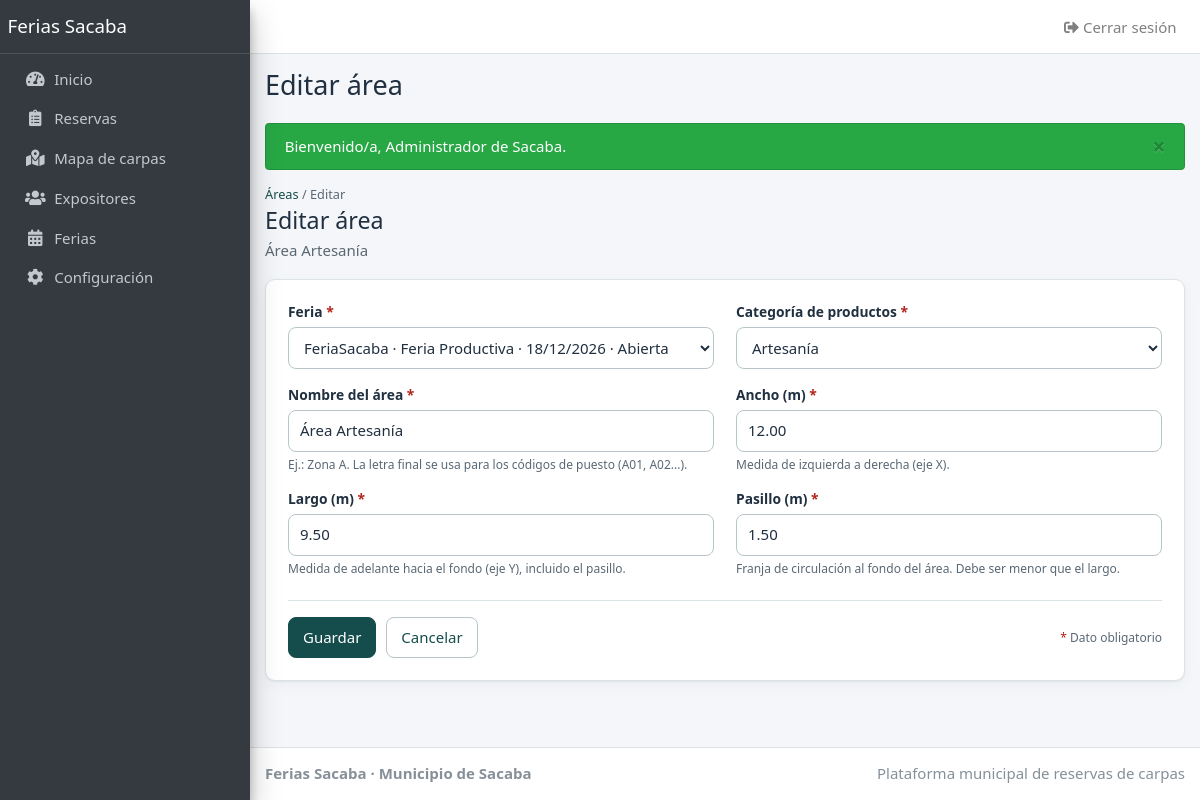
Screenshot of /index.php?ruta=areas/editar&id=2 (signed in) with the database file from the repository.
### tables this page shows
CREATE TABLE areas (
    id           INT AUTO_INCREMENT PRIMARY KEY,
    feria_id     INT NOT NULL,
    categoria_id INT NOT NULL,
    nombre       VARCHAR(80) NOT NULL,
    ancho_m      DECIMAL(6,2) NOT NULL,
    largo_m      DECIMAL(6,2) NOT NULL,
    pasillo_m    DECIMAL(6,2) NOT NULL DEFAULT 1.50,
    UNIQUE KEY uq_areas_nombre (feria_id, nombre),
    UNIQUE KEY uq_areas_id_feria (id, feria_id),
    CONSTRAINT fk_areas_feria
        FOREIGN KEY (feria_id) REFERENCES ferias(id),
    CONSTRAINT fk_areas_categoria
        FOREIGN KEY (categoria_id) REFERENCES categorias(id),
    CONSTRAINT chk_areas_medidas
        CHECK (ancho_m > 0 AND largo_m > pasillo_m AND pasillo_m > 0)
);

### app/core/helpers.php (called while the page is built, shortened)
<?php
function e(mixed $valor): string
{
    return htmlspecialchars((string) ($valor ?? ''), ENT_QUOTES, 'UTF-8');
}
function url(string $ruta, array $parametros = []): string
{
    return 'index.php?' . http_build_query(['ruta' => $ruta] + $parametros);
}
function vista(string $nombre, array $datos = []): void
{
    extract($datos, EXTR_SKIP);
    require dirname(__DIR__) . '/views/' . $nombre . '.php';
}

### app/controllers/CrudController.php (called while the page is built, shortened)
<?php
abstract class CrudController
{
    protected string $ruta = '';
    protected string $titulo = '';
    protected string $singular = '';
    protected string $textoNuevo = '';
    private ?Modelo $modeloCache = null;
    protected function avisoFormulario(?array $fila): ?string
    {
        return null;
    }
    protected function nombreRegistro(array $fila): string
    {
        return (string) ($fila['nombre'] ?? ('N.º ' . $fila['id']));
    }
    protected function modelo(): Modelo
    {
        return $this->modeloCache ??= $this->crearModelo();
    }
    public function editar(): void
    {
        $fila = $this->cargarFila(pedir_get('id'));
        $campos = $this->campos($fila);
        $valores = [];
        foreach ($campos as $nombre => $c) {
            $valores[$nombre] = ($c['tipo'] ?? '') === 'password' ? '' : ($fila[$nombre] ?? ($c['defecto'] ?? ''));
        }
        $this->mostrarFormulario($fila, $campos, $valores, []);
    }
    protected function mostrarFormulario(?array $fila, array $campos, array $valores, array $errores): void
    {
        $esNuevo = $fila === null;
        $visibles = array_filter($campos, fn (array $c): bool => $this->campoVisible($c, $esNuevo));
        vista('crud/formulario', [
            'titulo'       => $esNuevo ? $this->textoNuevo : 'Editar ' . $this->singular,
            'subtitulo'    => $esNuevo ? '' : $this->nombreRegistro($fila),
            'modulo'       => $this->ruta,
            'tituloModulo' => $this->titulo,
            'fila'         => $fila,
            'campos'       => $visibles,
            'valores'      => $valores,
            'errores'      => $errores,
            'aviso'        => $this->avisoFormulario($fila),
            'requisitos'   => $esNuevo ? $this->requisitos() : [],
        ]);
    }
    private function campoVisible(array $c, bool $esNuevo): bool
    {
        return empty($c['soloCrear']) || $esNuevo;
    }
    protected function cargarFila(string $id): array
    {
        $numero = filter_var($id, FILTER_VALIDATE_INT, ['options' => ['min_range' => 1]]);
        $fila = $numero === false ? null : $this->modelo()->buscar($numero);
        return $fila;
    }
}

### app/models/Modelo.php (called while the page is built, shortened)
<?php
require_once __DIR__ . '/../../config/Database.php';
abstract class Modelo
{
    protected string $tabla = '';
    protected PDO $db;
    public function __construct()
    {
        $this->db = Database::conectar();
    }
    public function buscar(int $id): ?array
    {
        $consulta = $this->db->prepare("SELECT * FROM `{$this->tabla}` WHERE id = :id");
        $consulta->execute(['id' => $id]);
        $fila = $consulta->fetch();
        return $fila ?: null;
    }
}

### config/Database.php (called while the page is built, shortened)
<?php
final class Database
{
    private static ?PDO $conexion = null;
    public static function conectar(): PDO
    {
        if (self::$conexion === null) {
            $c = require __DIR__ . '/config.php';
            $dsn = sprintf(
                'mysql:host=%s;port=%s;dbname=%s;charset=utf8mb4',
                $c['db_host'],
                $c['db_port'],
                $c['db_name']
            );
            self::$conexion = new PDO($dsn, $c['db_user'], $c['db_pass'], [
                PDO::ATTR_ERRMODE            => PDO::ERRMODE_EXCEPTION,
                PDO::ATTR_DEFAULT_FETCH_MODE => PDO::FETCH_ASSOC,
                PDO::ATTR_EMULATE_PREPARES   => false,
            ]);
        }
        return self::$conexion;
    }
}

### app/core/bootstrap.php (called while the page is built, shortened)
<?php
spl_autoload_register(static function (string $clase): void {
    $carpetas = ['/app/core/', '/app/controllers/', '/app/models/', '/app/services/', '/config/'];
    foreach ($carpetas as $carpeta) {
        $archivo = RAIZ_PROYECTO . $carpeta . $clase . '.php';
        if (is_file($archivo)) {
            return;
        }
    }
});
require_once __DIR__ . '/helpers.php';

### app/controllers/AreasController.php (called while the page is built, shortened)
<?php
final class AreasController extends CrudController
{
    protected function crearModelo(): Modelo
    {
        return new Area();
    }
}

### app/views/crud/formulario.php (the view, shortened to what this page needs)
<?php
require __DIR__ . '/../layout/header.php';
$tiposInput = ['texto' => 'text', 'email' => 'email', 'password' => 'password', 'telefono' => 'tel',
               'decimal' => 'text', 'entero' => 'number', 'fecha' => 'date', 'archivo' => 'file'];
$requiereArchivo = count(array_filter($campos, static fn (array $c): bool => ($c['tipo'] ?? '') === 'archivo')) > 0;
?>
<div class="encabezado">
    <div>
        <p class="migas"><a href="<?= e(url($modulo)) ?>"><?= e($tituloModulo) ?></a> / <?= $fila === null ? 'Nuevo registro' : 'Editar' ?></p>
        <h1><?= e($titulo) ?></h1>
        <?php if ($subtitulo !== ''): ?><p class="descripcion"><?= e($subtitulo) ?></p><?php endif; ?>
    </div>
</div>
<form method="post" action="<?= e(url($modulo . '/guardar')) ?>" class="tarjeta formulario"<?= $requiereArchivo ? ' enctype="multipart/form-data"' : '' ?>>
    <div class="rejilla-form">
        <?php foreach ($campos as $nombre => $c):
            $tipo = $c['tipo'] ?? 'texto';
            $valor = $valores[$nombre] ?? '';
            $error = $errores[$nombre] ?? null;
            $idCampo = 'campo_' . $nombre;
            $condicion = $c['mostrarSi'] ?? null;
            $requerido = !empty($c['requerido']);
            $attrRequerido = $requerido && $condicion === null ? ' required' : '';
            $idAyuda = !empty($c['ayuda']) ? ' aria-describedby="ayuda_' . e($nombre) . '"' : '';
            ?>
            <div class="campo<?= $tipo === 'check' ? ' campo-check' : '' ?><?= $error !== null ? ' con-error' : '' ?>"
                <?php if ($condicion !== null): ?>
                    data-si-campo="<?= e($condicion[0]) ?>" data-si-valor="<?= e($condicion[1]) ?>" data-requerido="<?= $requerido ? '1' : '0' ?>"
                <?php endif; ?>>
                <?php if ($tipo === 'check'): ?>
                    <label>
                        <input type="checkbox" id="<?= e($idCampo) ?>" name="<?= e($nombre) ?>" value="1"<?= (int) $valor === 1 ? ' checked' : '' ?>>
                        <?= e($c['etiqueta']) ?>
                    </label>
                <?php elseif ($tipo === 'archivo'): ?>
                    <input type="file" id="<?= e($idCampo) ?>" name="<?= e($nombre) ?>" accept="image/jpeg,image/png,image/webp">
                <?php else: ?>
                    <label for="<?= e($idCampo) ?>"><?= e($c['etiqueta']) ?><?= $requerido ? ' <span class="obligatorio" title="Obligatorio">*</span>' : '' ?></label>
                    <?php if ($tipo === 'select'): ?>
                        <select id="<?= e($idCampo) ?>" name="<?= e($nombre) ?>"<?= $attrRequerido ?><?= $idAyuda ?>
                            <?= !empty($c['filtrarCon']) ? ' data-filtrar-con="' . e($c['filtrarCon']) . '"' : '' ?>>
                            <?php foreach ($c['opciones'] as $clave => $texto): ?>
                                <option value="<?= e($clave) ?>"<?= (string) $clave === (string) $valor ? ' selected' : '' ?><?php
                                ?>><?= e($texto) ?></option>
                            <?php endforeach; ?>
                        </select>
                    <?php else: ?>
                        <input type="<?= $tiposInput[$tipo] ?? 'text' ?>" id="<?= e($idCampo) ?>" name="<?= e($nombre) ?>"
                               value="<?= $tipo === 'password' ? '' : e($valor) ?>"<?= $attrRequerido ?><?= $idAyuda ?>
                            <?= isset($c['max']) ? ' maxlength="' . (int) $c['max'] . '"' : '' ?>
                            <?= !empty($c['sugerencias']) ? ' list="sugerencias_' . e($nombre) . '"' : '' ?>
                            <?= $tipo === 'decimal' ? ' inputmode="decimal"' : '' ?>
                            <?= $tipo === 'password' ? ' autocomplete="new-password" minlength="8" maxlength="72"' : '' ?>
                            <?= $tipo === 'email' ? ' autocomplete="off"' : '' ?>>
                    <?php endif; ?>
                <?php endif; ?>
                <?php if (!empty($c['ayuda'])): ?>
                    <small class="ayuda" id="ayuda_<?= e($nombre) ?>"><?= e($c['ayuda']) ?></small>
                <?php endif; ?>
            </div>
        <?php endforeach; ?>
    </div>
    <div class="acciones-form">
        <button type="submit" class="boton boton-primario">Guardar</button>
        <a class="boton" href="<?= e(url($modulo)) ?>">Cancelar</a>
        <span class="nota-obligatorio"><span class="obligatorio">*</span> Dato obligatorio</span>
    </div>
</form>
<?php require __DIR__ . '/../layout/footer.php'; ?>

### public/css/admin.css (style rules this page uses)
:root { --primario: #154d4c; --primario-oscuro: #0e3938; --primario-suave: #e0efeb; --acento: #76a89e; --fondo: #f3f5f8; --superficie: #ffffff; --texto: #203040; --suave: #5a6875; --borde: #dce3e7; --borde-control: #b8c5c9; --cabecera-tabla: #e8efef; --peligro: #b42318; --peligro-suave: #fdecea; --ok: #1d6b45; --ok-suave: #e2f1e9; --aviso: #7a5200; --aviso-suave: #fff4ce; --naranja: #8f3f00; --naranja-suave: #ffe8d6; --info: #1d4f91; --info-suave: #e6effb; --morado: #5b2e91; --morado-suave: #efe7fa; --radio: 10px; --sombra: 0 1px 2px rgba(16, 40, 50, .06), 0 4px 14px rgba(16, 40, 50, .04); }
* { box-sizing: border-box; }
html { font-size: 15px; }
body { margin: 0; background: var(--fondo); color: var(--texto); font-family: system-ui, -apple-system, "Segoe UI", Roboto, Arial, sans-serif; line-height: 1.45; }
a { color: var(--primario); }
h1 { font-size: 1.55rem; margin: 0 0 .25rem; line-height: 1.2; }
.encabezado { display: flex; justify-content: space-between; align-items: flex-start; flex-wrap: wrap; gap: 14px; margin-bottom: 18px; }
.descripcion { margin: .3rem 0 0; color: var(--suave); max-width: 72ch; }
.migas { margin: 0 0 4px; font-size: .85rem; color: var(--suave); }
.tarjeta { background: var(--superficie); border: 1px solid var(--borde); border-radius: var(--radio); box-shadow: var(--sombra); padding: 20px; margin-bottom: 18px; }
.boton { display: inline-flex; align-items: center; justify-content: center; gap: 6px; padding: 9px 14px; border: 1px solid var(--borde-control); border-radius: 8px; background: #fff; color: var(--primario); font: inherit; font-weight: 500; text-decoration: none; white-space: nowrap; cursor: pointer; }
.boton-primario { background: var(--primario); border-color: var(--primario); color: #fff; }
input, select, textarea { width: 100%; padding: 9px 11px; border: 1px solid var(--borde-control); border-radius: 8px; background: #fff; color: var(--texto); font: inherit; }
.formulario { padding: 22px; }
.rejilla-form { display: grid; grid-template-columns: repeat(2, minmax(0, 1fr)); gap: 16px 22px; }
.campo label { display: block; margin-bottom: 5px; font-size: .92rem; font-weight: 600; }
.ayuda { display: block; margin-top: 4px; font-size: .8rem; color: var(--suave); }
.obligatorio { color: var(--peligro); }
.acciones-form { display: flex; flex-wrap: wrap; align-items: center; gap: 10px; margin-top: 22px; padding-top: 16px; border-top: 1px solid var(--borde); }
.nota-obligatorio { margin-left: auto; font-size: .8rem; color: var(--suave); }

### rows the page displays
areas: nombre "Área Artesanía", ancho_m "12.00", largo_m "9.50", pasillo_m "1.50"

### other values shown
$tituloPagina "Editar área"
$m['texto'] "Bienvenido/a, Administrador de Sacaba."
$tituloModulo "Áreas"
$titulo "Editar área"
$subtitulo "Área Artesanía"
$c['etiqueta'] "Feria"
$c['etiqueta'] "Categoría de productos"
$c['etiqueta'] "Nombre del área"
$c['ayuda'] "Ej.: Zona A. La letra final se usa para los códigos de puesto (A01, A02...)."
$c['etiqueta'] "Ancho (m)"
$c['ayuda'] "Medida de izquierda a derecha (eje X)."
$c['etiqueta'] "Largo (m)"
$c['ayuda'] "Medida de adelante hacia el fondo (eje Y), incluido el pasillo."
$c['etiqueta'] "Pasillo (m)"
$c['ayuda'] "Franja de circulación al fondo del área. Debe ser menor que el largo."
